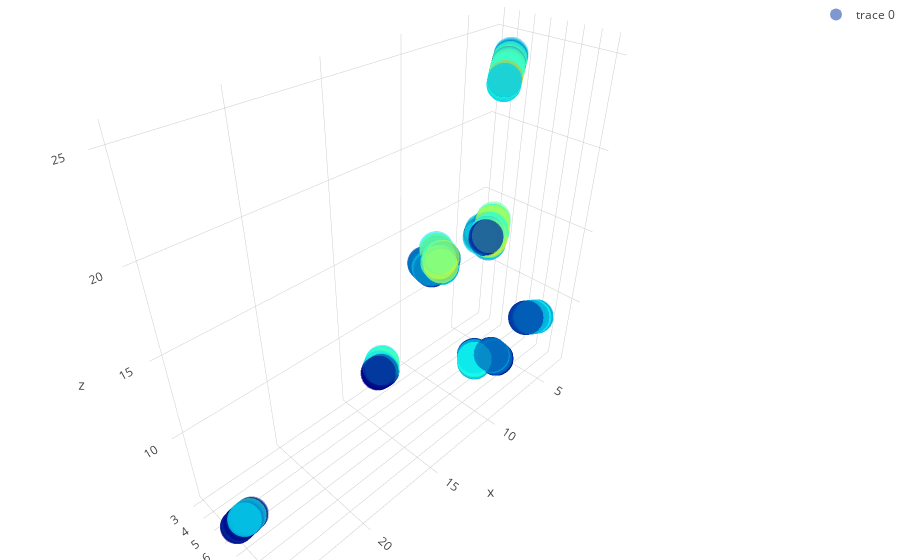

Here is the notebook cell this chart was saved with:
### Markdown cell above
### 形成能与晶格矢量的关系

### Code cell
x = df['lattice_vector_1_ang'].values
y = df['lattice_vector_2_ang'].values
z = df['lattice_vector_3_ang'].values


trace1 = go.Scatter3d(
    x=x,
    y=y,
    z=z,
    mode='markers',
    marker=dict(
        size=12,
        color=df['formation_energy_ev_natom'].values,               
        colorscale='Jet',   
        opacity=0.5
    )
)

data = [trace1]
layout = go.Layout(
    showlegend=True,
    margin=dict(
        l=0,
        r=0,
        b=0,
        t=0
    )
)
fig = go.Figure(data=data, layout=layout)
iplot(fig)

### Figure 1 — Plotly figure (JSON) as saved in the notebook; plotly's stock layout.template omitted (floating-point values rounded to 4 significant figures; data arrays with more than 128 entries replaced by an {"elided": "..."} marker saying what was removed)
{"data": [{"marker": {"color": {"elided": "2400 float values"}, "colorscale": "Jet", "opacity": 0.5, "size": 12}, "mode": "markers", "type": "scatter3d", "x": {"elided": "2400 float values"}, "y": {"elided": "2400 float values"}, "z": {"elided": "2400 float values"}}], "layout": {"margin": {"b": 0, "l": 0, "r": 0, "t": 0}, "showlegend": true}}
